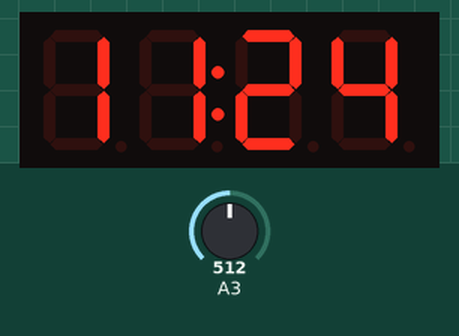
A sketch run on a simulated Arduino Uno, built with avr-gcc and run on an emulated ATmega328P. Shown: 4-digit seven-segment display. Wiring (inferred from the names in the program): DS3231 clock at I2C address 0x68. Inputs (shaded band) come from the test bench; at power-on: A3 = 512. The local clock reads 2024-03-15 10:24:30 at power-on unless the sketch sets it.

Above: at 2.0 s.
2.1 s: A3 set to 710
At 3.5 s:
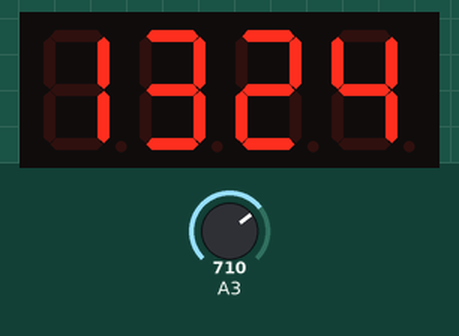
5.1 s: A3 set to 690
At 6.7 s:
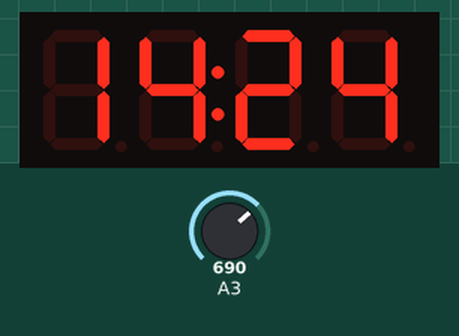
8.3 s: A3 set to 716
At 9.7 s:
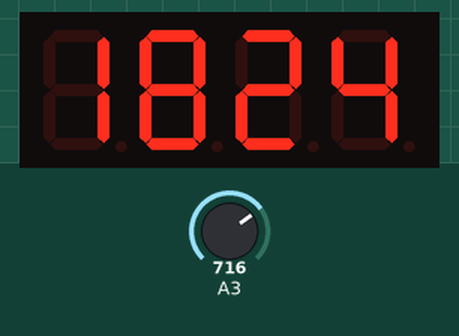
Timing chart, 0 to 11.3 s (numbered marks = the images above; inputs shaded):
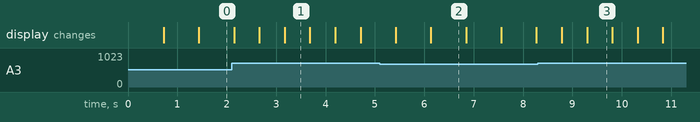

Measured:
- what the display in image 2 shows lasts 0.7 s, from 6.1 s to 6.8 s

The sketch:

tm-attiny3__1___1_.ino
```cpp
//PB3 --330 OHM LA Vcc
//divizorul 330 Ohm la GND si 680 Ohm la Vcc,
#include <Wire.h>
#include "TM1637.h"
#define CLK PB1
#define DIO PB4
#define brightness 1

 int buton;

TM1637 tm1637(CLK,DIO);
#define DS3231_I2C_ADDRESS 0x68

volatile boolean flag;
 unsigned char ClockPoint = 1;
byte decToBcd(byte val){
  return ( (val/10*16) + (val%10) );
}

byte bcdToDec(byte val){
  return ( (val/16*10) + (val%16) );
}

void setDateDs3231(byte second,
                   byte minute,        // 0-59
                   byte hour,          // 1-23
                   byte dayOfWeek,     // 1-7
                   byte dayOfMonth,    // 1-28/29/30/31
                   byte month,         // 1-12
                   byte year)          // 0-99
{
   Wire.beginTransmission(DS3231_I2C_ADDRESS);
   Wire.write(0);
   Wire.write(decToBcd(second));
   Wire.write(decToBcd(minute));
   Wire.write(decToBcd(hour));
   Wire.write(decToBcd(dayOfWeek));
   Wire.write(decToBcd(dayOfMonth));
   Wire.write(decToBcd(month));
   Wire.write(decToBcd(year));
   Wire.endTransmission();
}

void getDateDs3231(byte *second,
          byte *minute,
          byte *hour,
          byte *dayOfWeek,
          byte *dayOfMonth,
          byte *month,
          byte *year)
{

  Wire.beginTransmission(DS3231_I2C_ADDRESS);
  Wire.write(0);
  Wire.endTransmission();

  Wire.requestFrom(DS3231_I2C_ADDRESS, 7);

  *second     = bcdToDec(Wire.read() & 0x7f);
  *minute     = bcdToDec(Wire.read());
  *hour       = bcdToDec(Wire.read() & 0x3f);
  *dayOfWeek  = bcdToDec(Wire.read());
  *dayOfMonth = bcdToDec(Wire.read());
  *month      = bcdToDec(Wire.read());
  *year       = bcdToDec(Wire.read());
}

void setINT(){
  Wire.beginTransmission(DS3231_I2C_ADDRESS);
  Wire.write(0x0E);
  Wire.write(0x0);
  Wire.endTransmission();
}


void setup() {

  Wire.begin();

  tm1637.init();
  tm1637.set(brightness);

}

void loop(){
  byte second, minute, hour, dayOfWeek, dayOfMonth, month, year;
  getDateDs3231(&second, &minute, &hour, &dayOfWeek, &dayOfMonth, &month, &year);
  int8_t TimeDisp[4];

  TimeDisp[0] = hour / 10;
  TimeDisp[1] = hour % 10;
  TimeDisp[2] = minute / 10;
  TimeDisp[3] = minute % 10;
 ClockPoint = (~ClockPoint) & 0x01;
 if(ClockPoint)tm1637.point(POINT_ON);
  else tm1637.point(POINT_OFF); delay(500);

  buton = analogRead(PB3);

 if (buton>=100 && buton<=700){
   second = 0;
      hour++;
      if (hour > 23) hour = 0;
      setDateDs3231(second, minute, hour, dayOfWeek, dayOfMonth, month, year);
      delay(200);
  }
  if (buton>=0 && buton<=50){
      second = 0;
      minute++;
      if (minute > 59) minute = 0;
      setDateDs3231(second, minute, hour, dayOfWeek, dayOfMonth, month, year);
      delay(200);
  }
  tm1637.display(TimeDisp);

}
```
